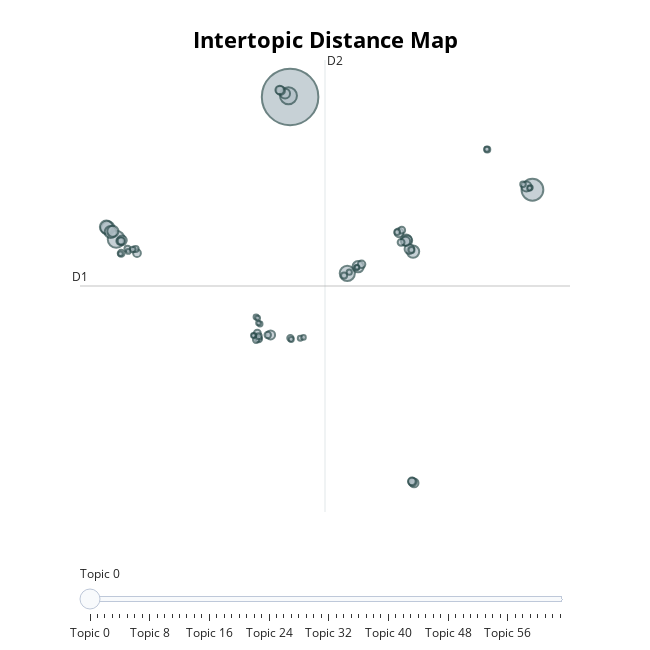

Notebook source saved alongside this figure:
### Code cell
de_model.visualize_topics()
